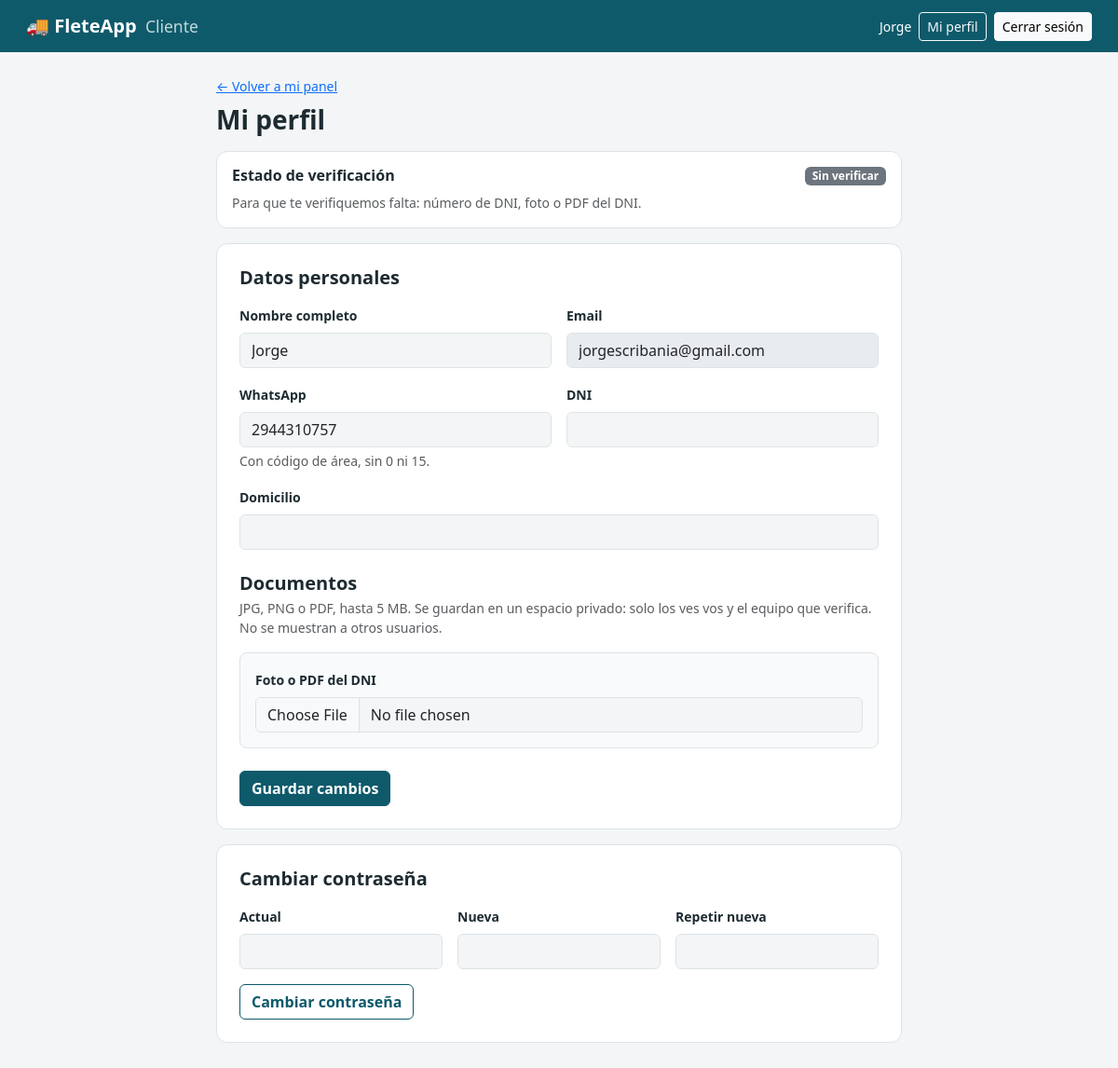
Screenshot of /profile (signed in) with the database file from the repository.
### models.py (models this page shows, shortened)
class Base(DeclarativeBase):
    pass

class User(Base):
    __tablename__ = "users"
    id: Mapped[int] = mapped_column(primary_key=True)
    name: Mapped[str] = mapped_column(String(100))
    email: Mapped[str] = mapped_column(String(120), unique=True, index=True)
    password_hash: Mapped[str] = mapped_column(String(255))
    phone: Mapped[Optional[str]] = mapped_column(String(30))
    role: Mapped[str] = mapped_column(String(20))
    is_active: Mapped[bool] = mapped_column(Boolean, default=True)
    dni: Mapped[Optional[str]] = mapped_column(String(20))
    address: Mapped[Optional[str]] = mapped_column(String(200))
    license_number: Mapped[Optional[str]] = mapped_column(String(50))
    dni_file: Mapped[Optional[str]] = mapped_column(String(200))
    license_file: Mapped[Optional[str]] = mapped_column(String(200))
    verification_status: Mapped[str] = mapped_column(String(20), default=VERIF_NONE)
    verification_note: Mapped[Optional[str]] = mapped_column(String(300))
    reset_token: Mapped[Optional[str]] = mapped_column(String(100), index=True)
    reset_token_expiry: Mapped[Optional[datetime]] = mapped_column(DateTime)
    created_at: Mapped[datetime] = mapped_column(DateTime, default=utcnow)
    vehicles: Mapped[list["Vehicle"]] = relationship(back_populates="owner", cascade="all, delete-orphan")
    shipments: Mapped[list["Shipment"]] = relationship(back_populates="client")

### views/account.py (the view)
@bp.get("/profile")
@login_required()
def profile():
    return render_template("profile.html", user=g.user, form={})

### db.py (called while the page is built)
def get_db() -> Session:
    if "db" not in g:
        g.db = current_app.extensions["session_factory"]()
    return g.db

### security.py (called while the page is built)
def login_required(*roles: str):
    def decorator(fn):
        @wraps(fn)
        def wrapper(*args, **kwargs):
            if g.user is None:
                return redirect(url_for("auth.index"))
            if roles and g.user.role not in roles:
                abort(403)
            return fn(*args, **kwargs)
        return wrapper
    return decorator

def csrf_token() -> str:
    if "_csrf" not in session:
        session["_csrf"] = secrets.token_urlsafe(32)
    return session["_csrf"]

def _csrf_protect():
    if request.method in {"POST", "PUT", "PATCH", "DELETE"}:
        expected = session.get("_csrf", "")
        sent = request.form.get("csrf_token") or request.headers.get("X-CSRFToken", "")
        if not expected or not sent or not hmac.compare_digest(expected, sent):
            abort(400, description="La sesión expiró o el formulario no es válido. Volvé a intentarlo.")

def _load_user():
    g.user = None
    uid = session.get("user_id")
    if uid:
        user = get_db().get(User, uid)
        if user and user.is_active:
            g.user = user
        else:
            session.clear()

def _security_headers(response):
    response.headers.setdefault("X-Content-Type-Options", "nosniff")
    response.headers.setdefault("X-Frame-Options", "DENY")
    response.headers.setdefault("Referrer-Policy", "same-origin")
    if g.get("user") is not None:
        response.headers.setdefault("Cache-Control", "no-store")  # no cachear pantallas con datos personales
    return response

### templates/profile.html (shortened to what this page needs)
{% extends "base.html" %}
{% import "_macros.html" as m %}
{% block content %}
<div class="container my-4" style="max-width: 760px;">
  <a href="{{ url_for('auth.index') }}" class="small">← Volver a mi panel</a>
  <h1 class="h3 fw-bold mt-2 mb-3">Mi perfil</h1>
  {% if user.role != 'admin' %}
  <section class="panel p-3 mb-3">
    <div class="d-flex justify-content-between align-items-center">
      <h2 class="h6 fw-bold mb-0">Estado de verificación</h2>{{ m.verif_badge(user) }}
    </div>
    {% if user.verification_status == 'rejected' and user.verification_note %}
      <div class="alert alert-danger py-2 small mt-2 mb-0"><strong>Motivo:</strong> {{ user.verification_note }}. Corregí los datos y volvé a guardar.</div>
    {% elif user.verification_status == 'verified' %}
      <p class="small text-muted mt-2 mb-0">Tu documentación fue aprobada. Si cambiás tu DNI o licencia, vuelve a revisión.</p>
    {% else %}
      {% set missing = [] %}
      {% if not user.dni %}{% set _ = missing.append('número de DNI') %}{% endif %}
      {% if not user.dni_file %}{% set _ = missing.append('foto o PDF del DNI') %}{% endif %}
      {% if user.role == 'transporter' %}
        {% if not user.license_number %}{% set _ = missing.append('número de licencia') %}{% endif %}
        {% if not user.license_file %}{% set _ = missing.append('foto o PDF de la licencia') %}{% endif %}
      {% endif %}
      <p class="small text-muted mt-2 mb-0">
        {% if missing %}Para que te verifiquemos falta: {{ missing|join(', ') }}.{% else %}Recibimos tu documentación y la vamos a revisar.{% endif %}
      </p>
    {% endif %}
  </section>
  {% endif %}
  <form method="post" action="{{ url_for('account.update_profile') }}" enctype="multipart/form-data" class="panel p-4 mb-3">
    <h2 class="h5 fw-bold mb-3">Datos personales</h2>
    <div class="row g-3">
      <div class="col-md-6"><label class="form-label small fw-semibold" for="name">Nombre completo</label>
        <input id="name" class="form-control" name="name" value="{{ form.get('name', user.name) }}" required></div>
      <div class="col-md-6"><label class="form-label small fw-semibold" for="email">Email</label>
        <input id="email" class="form-control" value="{{ user.email }}" disabled></div>
      {% if user.role != 'admin' %}
      <div class="col-md-6"><label class="form-label small fw-semibold" for="phone">WhatsApp</label>
        <input id="phone" class="form-control" name="phone" value="{{ form.get('phone', user.phone or '') }}" placeholder="2944 123456" required>
        <div class="form-text">Con código de área, sin 0 ni 15.</div></div>
      <div class="col-md-6"><label class="form-label small fw-semibold" for="dni">DNI</label>
        <input id="dni" class="form-control" name="dni" value="{{ form.get('dni', user.dni or '') }}" maxlength="20"></div>
      <div class="col-12"><label class="form-label small fw-semibold" for="address">Domicilio</label>
        <input id="address" class="form-control" name="address" value="{{ form.get('address', user.address or '') }}" maxlength="200"></div>
      {% endif %}
    </div>
    {% if user.role != 'admin' %}
    <h2 class="h5 fw-bold mt-4 mb-1">Documentos</h2>
    <p class="small text-muted">JPG, PNG o PDF, hasta 5 MB. Se guardan en un espacio privado: solo los ves vos y el equipo que verifica. No se muestran a otros usuarios.</p>
    <div class="panel-flat p-3 mb-2">
      <label class="form-label small fw-semibold" for="dni_file">Foto o PDF del DNI</label>
      <input id="dni_file" type="file" class="form-control" name="dni_file" accept=".jpg,.jpeg,.png,.pdf">
    </div>
    {% endif %}
    <button class="btn btn-primary fw-semibold mt-3">Guardar cambios</button>
  </form>
  <form method="post" action="{{ url_for('account.change_password') }}" class="panel p-4 mb-5">
    <h2 class="h5 fw-bold mb-3">Cambiar contraseña</h2>
    <div class="row g-3">
      <div class="col-md-4"><label class="form-label small fw-semibold" for="cp">Actual</label><input id="cp" type="password" class="form-control" name="current_password" autocomplete="current-password" required></div>
      <div class="col-md-4"><label class="form-label small fw-semibold" for="np">Nueva</label><input id="np" type="password" class="form-control" name="new_password" minlength="8" autocomplete="new-password" required></div>
      <div class="col-md-4"><label class="form-label small fw-semibold" for="rp">Repetir nueva</label><input id="rp" type="password" class="form-control" name="confirm_password" minlength="8" autocomplete="new-password" required></div>
    </div>
    <button class="btn btn-outline-primary fw-semibold mt-3">Cambiar contraseña</button>
  </form>
</div>
{% endblock %}

### templates/base.html (shortened to what this page needs)
<!DOCTYPE html>
<html lang="es">
<head>
  <link href="https://cdn.jsdelivr.net/npm/bootstrap@5.3.0/dist/css/bootstrap.min.css" rel="stylesheet">
  <link href="{{ url_for('static', filename='app.css') }}" rel="stylesheet">
</head>
<body class="{% block body_class %}{% endblock %}">
{% block nav %}
{% if g.user %}
<nav class="navbar navbar-dark {{ 'bg-primary' if g.user.role == 'client' else 'bg-slate' }} px-3">
  <div class="container-fluid">
    <a class="navbar-brand fw-bold" href="{{ url_for('auth.index') }}">
      🚚 FleteApp
      <span class="fw-normal small opacity-75 ms-1">
        {{ {'client': 'Cliente', 'transporter': 'Fletero', 'admin': 'Administración'}[g.user.role] }}
      </span>
    </a>
    <div class="d-flex align-items-center gap-2">
      <span class="text-white small d-none d-md-inline">{{ g.user.name }}</span>
      <a href="{{ url_for('account.profile') }}" class="btn btn-outline-light btn-sm">Mi perfil</a>
      <form method="post" action="{{ url_for('auth.logout') }}" class="m-0">
        <button class="btn btn-light btn-sm" type="submit">Cerrar sesión</button>
      </form>
    </div>
  </div>
</nav>
{% endif %}
{% endblock %}
{% block content %}{% endblock %}
</body>
</html>

### static/app.css (style rules this page uses)
:root { --bs-primary: #0e5a6b; --bs-primary-rgb: 14, 90, 107; --bs-link-color: #0e5a6b; --bs-link-hover-color: #0a4350; --bs-body-bg: #f3f5f6; --bs-border-color: #dde3e6; --slate: #1d2b31; }
body { font-family: system-ui, -apple-system, "Segoe UI", Roboto, "Helvetica Neue", Arial, sans-serif; color: #1d2b31; }
.bg-primary { background-color: #0e5a6b !important; }
.btn-primary { --bs-btn-bg: #0e5a6b; --bs-btn-border-color: #0e5a6b; --bs-btn-hover-bg: #0b4856; --bs-btn-hover-border-color: #0b4856; --bs-btn-active-bg: #0a4350; --bs-btn-active-border-color: #0a4350; --bs-btn-disabled-bg: #0e5a6b; --bs-btn-disabled-border-color: #0e5a6b; }
.btn-outline-primary { --bs-btn-color: #0e5a6b; --bs-btn-border-color: #0e5a6b; --bs-btn-hover-bg: #0e5a6b; --bs-btn-hover-border-color: #0e5a6b; --bs-btn-active-bg: #0e5a6b; --bs-btn-active-border-color: #0e5a6b; --bs-btn-disabled-color: #0e5a6b; --bs-btn-disabled-border-color: #0e5a6b; }
.panel { background: #fff; border: 1px solid var(--bs-border-color); border-radius: .75rem; }
.panel-flat { background: #f8fafb; border: 1px solid var(--bs-border-color); border-radius: .5rem; }

### rows the page displays
User: role "Cliente", user.name "Jorge", name "Jorge", email "jorgescribania@gmail.com", phone "2944310757"

### other values shown
{{ missing|join(', ') }} "número de DNI, foto o PDF del DNI"
